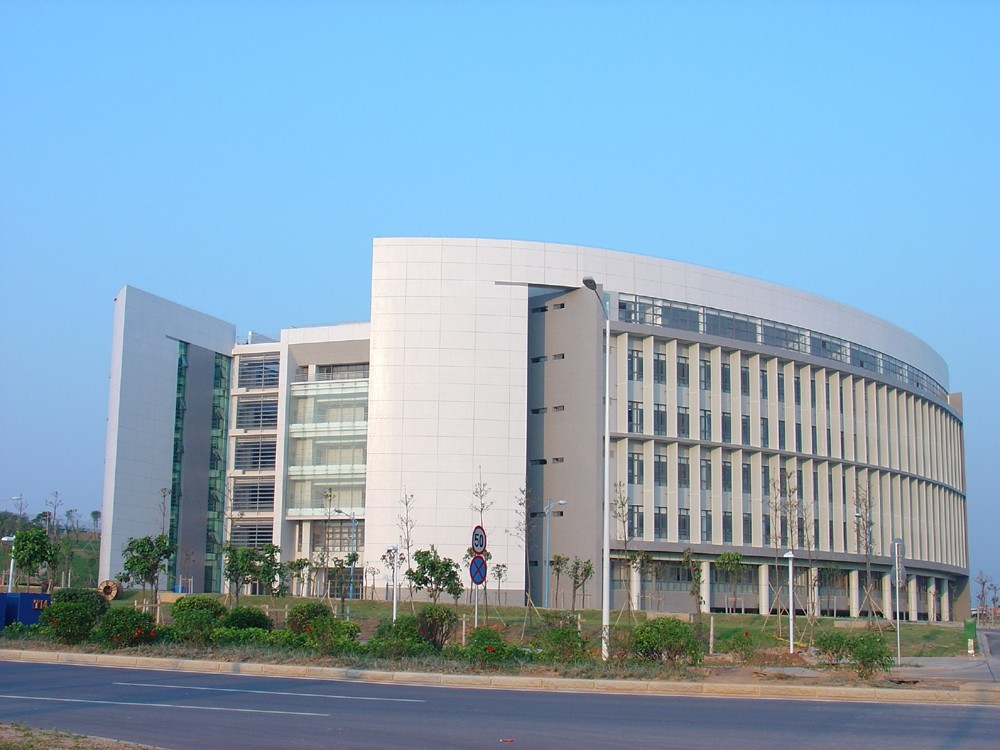
#> input picture MoireTest/1.jpg, 1000 x 750 px
$ python GetMoire.py
#> lines starting #> are read from the running program, lines starting #| are printed output that depends on the picture
### MoireTest/dealjpg.py
"""=========================================================================================
Date   :  2020.03.20
Author :  玩具反斗星
WeChat :  SCNU20172321114
Note   ： 1、本程序用于莫尔条纹的精确检测与计数。
          2、请确保运行环境正确，在运行前请先测试图像是否清晰。
          3、本程序针对的对象为与水平成-45°≤α≤45°的莫尔条纹的竖直运动。
          4、莫尔条纹与水平面成倾斜角越接近45°越好（防止数据溢出），但是不能超过45°。
          5、坐标转换说明： (x,y) = (j,-i) 。条纹位于(x,y)系的第四象限内。

How To Set Parameters:
          1.按下1、2、3或4分别进入参数1、2、3、4的设置
            (去噪等级，自适应区间范围，自适应偏移量)
          2.进入设置后按下+或-调整参数大小
            (控制台会有提示)
          3.随时可以按Esc退出。当图片大小合适后，按回车完成。
========================================================================================="""

'''设置头文件和参数'''
import numpy as np
from numpy import array
import cv2

jpgfile = '1.jpg'
nl, rgs, ecs, kewd = 4, 37, 13, 0
# 去噪等级noise level,自适应区间范围ranges,自适应偏移量excursion,开运算核宽kernel width
rsp = 3  # 拟合预留像素reserved pixel
'''======================================================================================'''

'''定义函数'''
'''1,转化为灰度图；2,去椒盐噪声。'''


def gg(filename):  # get gray(salt and pepper noise)
    """
    输入文件名，提取灰度数据并去除椒盐噪声。输出图片的灰度。第二参数必须为奇数
    """
#> called with filename = '1.jpg'
    im = cv2.imread(filename)  # 读取图片文件
#> im is the input picture: shape (750, 1000, 3); mean B, G, R 186.1, 164.9, 135.7
    im = cv2.cvtColor(im, cv2.COLOR_RGB2GRAY)  # 转化为灰度图
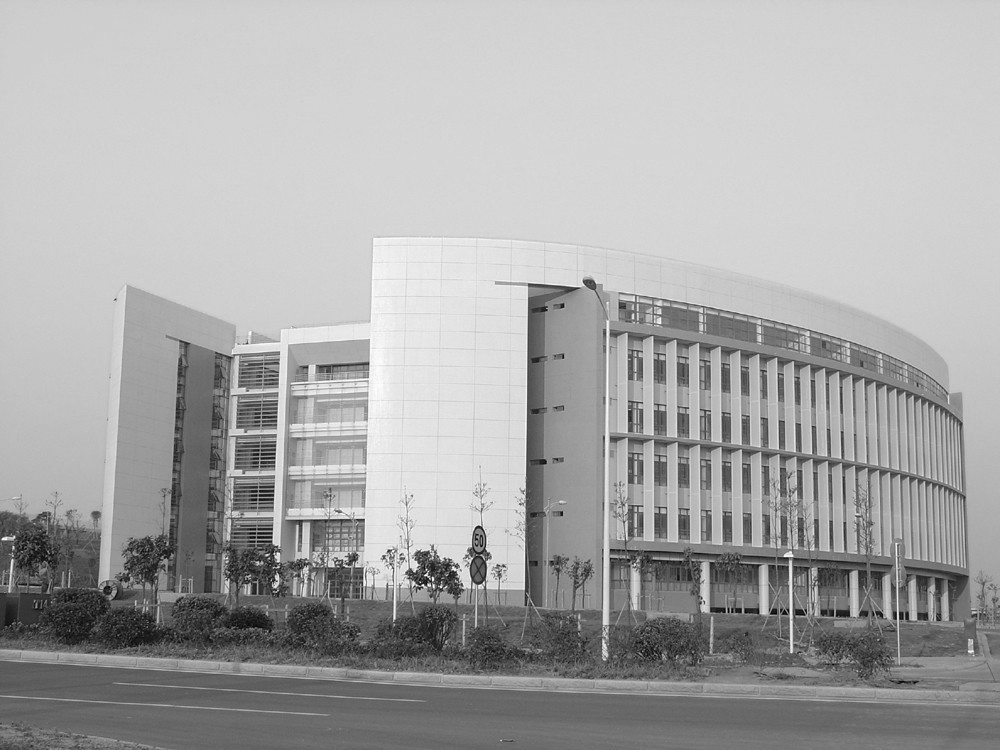
#> im: shape (750, 1000); min 0, max 255, mean 167.9
    im = cv2.medianBlur(im, 2 * nl + 1)  # 去椒盐噪声
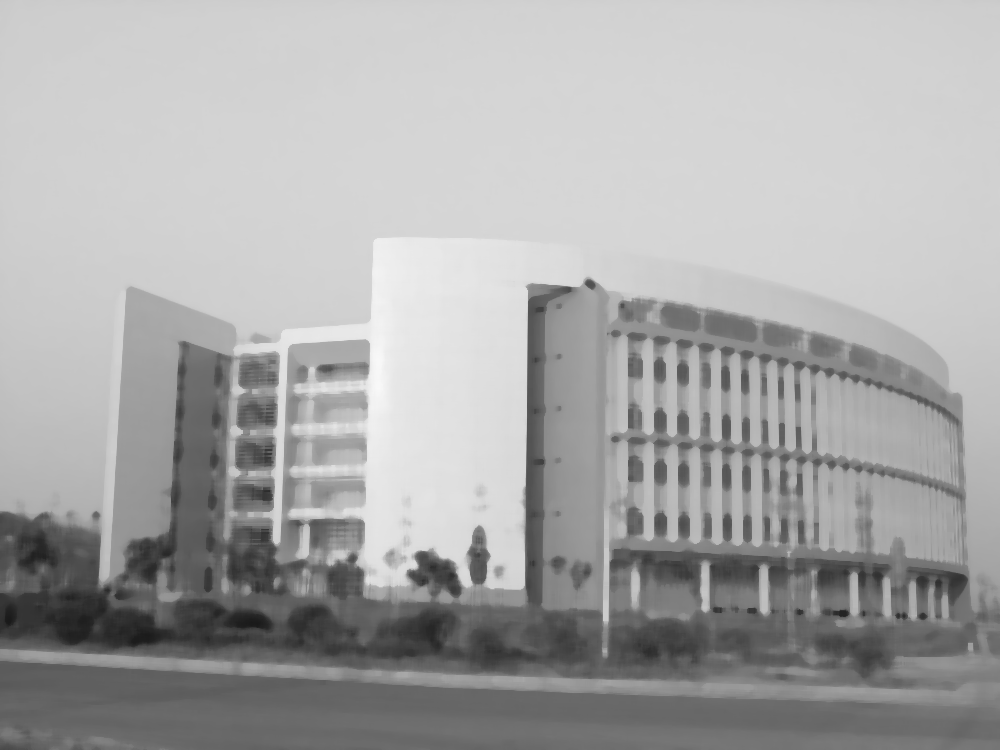
#> im: shape (750, 1000); min 25, max 249, mean 168.3
    return im


'''3,直方图均衡化；4，图像二值化。'''


# [20 lines left out: function ib, not called in this run]


'''5,图像细化。'''  # Zhang-Suen算法


# [42 lines left out: function ts, not called in this run]


'''6,图像选点；7,最小二乘法拟合。'''


# [57 lines left out: function cf, not called in this run]


'''8,平均斜率与条纹间距；9,两个图之间的最小位移。'''


# [19 lines left out: function dtit, not called in this run]


'''调整参数'''


# [37 lines left out: function set_parameters, not called in this run]


'''======================================================================================'''

'主函数'


# [11 lines left out: function main, not called in this run]
    # cv2.imwrite('2-1.jpg',im2[1])
    # set_parameters(im1,[1,1,1])


'主程序'
# [2 lines that do not run on import are left out]

### MoireTest/GetMoire.py
'''=========================================================================================
Date   ： 2020.02.24
Update ： 2020.03.20
Author ： 华南师范大学17届大创队伍（莫尔效应）
Note   ： 1、本程序用于莫尔条纹的精确检测与计数。
          2、请确保运行环境正确，在运行前请先测试图像是否清晰。
          3、本程序针对的对象为与水平成-45°≤α≤45°的莫尔条纹的竖直运动。
          4、莫尔条纹与水平面成倾斜角越接近45°越好（防止数据溢出），但是不能超过45°。
          5、坐标转换说明： (x,y) = (j,-i) 。条纹位于(x,y)系的第四象限内。
========================================================================================='''

'''设置头文件和参数'''
import numpy as np
from numpy import array
import cv2
import dealjpg as dj

'''主程序'''

'''提取图片源'''
im1 = dj.gg('1.jpg')
im2 = dj.gg('2.jpg')
#> (the run stopped early here; a loop or call above may not have finished)
